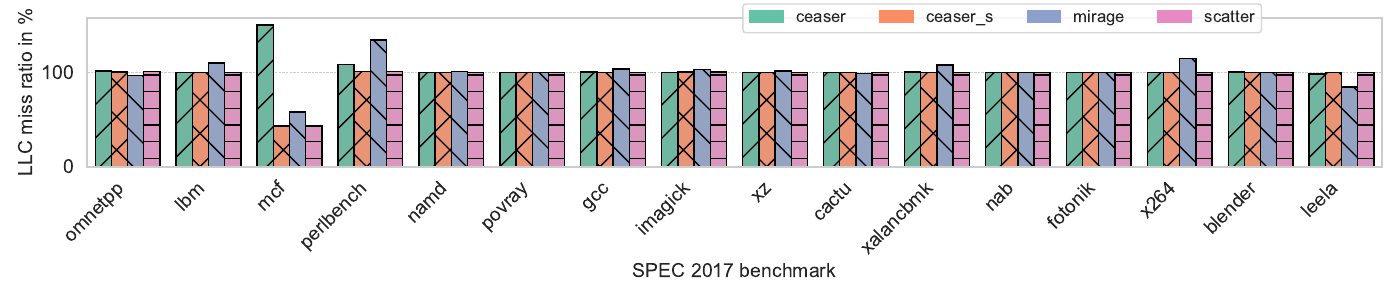

This figure's Python source:
import seaborn as sns
import matplotlib.pyplot as plt
import numpy as np
import pandas as pd
import matplotlib.patches as mpatches

# X-axis labels
x_labels = [
    'omnetpp', 'lbm', 'mcf', 'perlbench', 'namd', 'povray', 'gcc', 'imagick', 
    'xz', 'cactu', 'xalancbmk', 'nab', 'fotonik', 'x264', 'blender', 'leela'
]

# Categories
categories = ['ceaser', 'ceaser_s', 'mirage', 'scatter']


# WeightedLRU
y_values = np.array([
    [101.3572047, 100.3811724, 96.76580999, 100.6237366],
    [100.031835, 100.0020563, 109.7684942, 100.0020563],
    [150, 43.14770243, 57.90160355, 43.14770243],
    [108.1756867, 100.8392215, 134.2019871, 100.8392215],
    [100.0068713, 100.0077302, 100.7524093, 100.0077302],
    [100, 100, 100, 100],
    [100.2850623, 100.1132393, 103.5358659, 100.1134101],
    [100.1206803, 100.4416691, 102.9134485, 100.4416691],
    [100.0435713, 100.0110195, 101.594658, 100.0110195],
    [99.81571759, 99.92798253, 98.95389483, 99.92798253],
    [100.2090782, 100.1011977, 107.9039195, 100.1011977],
    [100, 100, 100, 100],
    [100, 100, 100, 100],
    [100.0019309, 100, 114.8141434, 100],
    [100.2324413, 100.0911574, 99.97069218, 100.0911574],
    [98.15713221, 99.61669012, 84.51941386, 99.61669012]
])

# Create a DataFrame
data = pd.DataFrame(y_values, columns=categories)
data['x'] = x_labels

# Reshape the DataFrame to long format for Seaborn
data_long = pd.melt(data, id_vars=['x'], var_name='category', value_name='value')

# Set the style of the plot
sns.set(style="whitegrid")

# Create the plot
plt.figure(figsize=(14, 3))

# Create the column chart with customized design (using 'hue' for color)
barplot = sns.barplot(x='x', y='value', hue='category', data=data_long, palette='Set2')

# Add hatch patterns to each bar to make them visually distinct
for i, bar in enumerate(barplot.patches):
    # Add alternating hatch patterns for better identification
    if i < 16:
        bar.set_hatch('/')
    elif i >= 16 and i < 32:
        bar.set_hatch('x')
    elif i >= 32 and i < 48:
        bar.set_hatch('\\')
    elif i >= 48 and i < 64:
        bar.set_hatch('-')
    else:
        bar.set_hatch('o')
    
    # Optional: add black edge color for each bar
    bar.set_edgecolor('black')

# Rotate the x-axis labels for better readability
plt.xticks(rotation=45, ha='right', fontsize=14)

# Set the y-axis label and title
plt.ylabel('LLC miss ratio in %', fontsize=14)
plt.xlabel('SPEC 2017 benchmark', fontsize=14)

# Increase the font size of the axes ticks
plt.tick_params(axis='both', which='major', labelsize=14)

# Add a grid to make the plot easier to read
plt.grid(True, axis='y', linestyle='--', linewidth=0.5)

# Improve the layout to avoid overlap
plt.tight_layout()

# Create a color palette (same as used in Seaborn barplot)
palette = sns.color_palette('Set2', n_colors=len(categories))

# Create legend handles with hatch patterns and matching colors
hatch_legend = [
    mpatches.Patch(hatch='/', color=palette[0], label='ceaser'),
    mpatches.Patch(hatch='x', color=palette[1], label='ceaser_s'),
    mpatches.Patch(hatch='\\', color=palette[2], label='mirage'),
    mpatches.Patch(hatch='-', color=palette[3], label='scatter')
]

# Update the legend with hatch patterns and matching colors
plt.legend(handles=hatch_legend, bbox_to_anchor=(0.5, 1.15), ncol=5, fontsize=12)

# Show the plot

plt.savefig('weighted_LRURP.pdf', format='pdf')
#plt.show()
